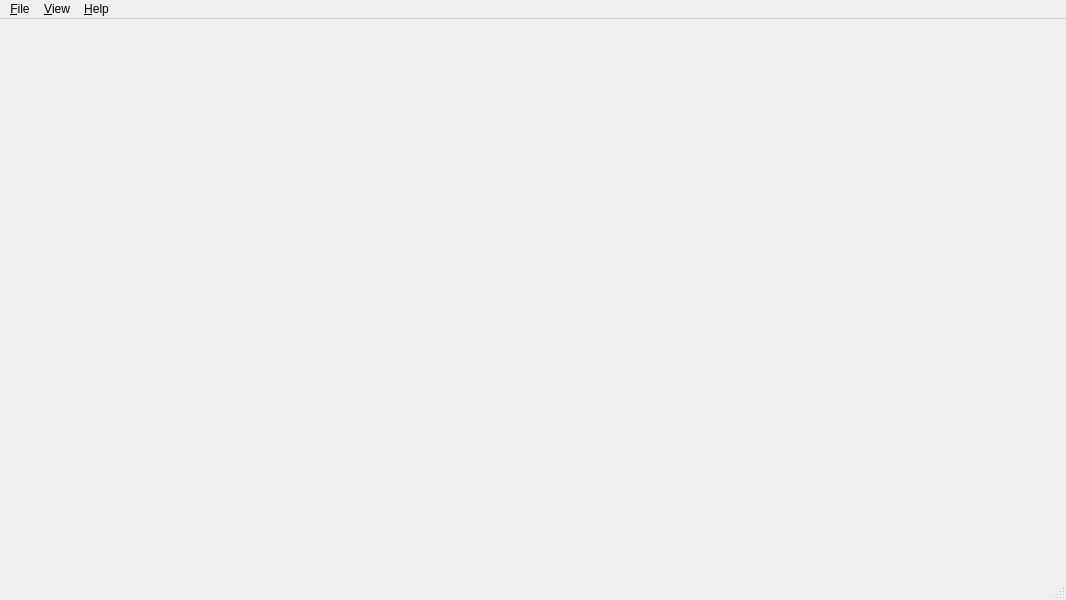
<?xml version="1.0" encoding="UTF-8"?>
<ui version="4.0">
 <class>MainWindow</class>
 <widget class="QMainWindow" name="MainWindow">
  <property name="geometry">
   <rect>
    <x>0</x>
    <y>0</y>
    <width>1066</width>
    <height>600</height>
   </rect>
  </property>
  <property name="windowTitle">
   <string>QuadControl</string>
  </property>
  <property name="windowIcon">
   <iconset resource="resources.qrc">
    <normaloff>:/new/prefix1/Images/lightning.png</normaloff>:/new/prefix1/Images/lightning.png</iconset>
  </property>
  <property name="styleSheet">
   <string notr="true"/>
  </property>
  <property name="dockNestingEnabled">
   <bool>true</bool>
  </property>
  <widget class="QWidget" name="centralWidget">
   <property name="styleSheet">
    <string notr="true">background-image: url(:/new/prefix1/Images/carbon_gradient.png);</string>
   </property>
  </widget>
  <widget class="QMenuBar" name="menuBar">
   <property name="geometry">
    <rect>
     <x>0</x>
     <y>0</y>
     <width>1066</width>
     <height>21</height>
    </rect>
   </property>
   <widget class="QMenu" name="menuFile">
    <property name="title">
     <string>&amp;File</string>
    </property>
    <addaction name="separator"/>
    <addaction name="actionExit"/>
   </widget>
   <widget class="QMenu" name="menuHelp">
    <property name="title">
     <string>&amp;Help</string>
    </property>
    <addaction name="actionAbout"/>
   </widget>
   <widget class="QMenu" name="menuView">
    <property name="title">
     <string>&amp;View</string>
    </property>
    <addaction name="separator"/>
    <addaction name="actionFullscreen"/>
   </widget>
   <addaction name="menuFile"/>
   <addaction name="menuView"/>
   <addaction name="menuHelp"/>
  </widget>
  <widget class="QStatusBar" name="statusBar">
   <property name="styleSheet">
    <string notr="true">QStatusBar::item { border: none; }</string>
   </property>
  </widget>
  <action name="actionExit">
   <property name="text">
    <string>E&amp;xit</string>
   </property>
  </action>
  <action name="actionAbout">
   <property name="text">
    <string>&amp;About...</string>
   </property>
  </action>
  <action name="actionFullscreen">
   <property name="checkable">
    <bool>true</bool>
   </property>
   <property name="text">
    <string>&amp;Fullscreen</string>
   </property>
   <property name="toolTip">
    <string>Toggle full screen mode</string>
   </property>
   <property name="shortcut">
    <string>F11</string>
   </property>
  </action>
 </widget>
 <resources>
  <include location="resources.qrc"/>
 </resources>
 <connections/>
</ui>
